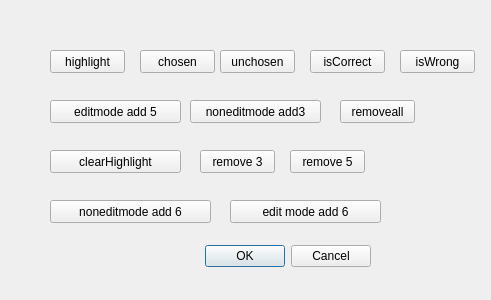
<?xml version="1.0" encoding="UTF-8"?>
<ui version="4.0">
 <class>TestGridBtn</class>
 <widget class="QDialog" name="TestGridBtn">
  <property name="geometry">
   <rect>
    <x>0</x>
    <y>0</y>
    <width>491</width>
    <height>300</height>
   </rect>
  </property>
  <property name="windowTitle">
   <string>Dialog</string>
  </property>
  <widget class="QDialogButtonBox" name="buttonBox">
   <property name="geometry">
    <rect>
     <x>30</x>
     <y>240</y>
     <width>341</width>
     <height>32</height>
    </rect>
   </property>
   <property name="orientation">
    <enum>Qt::Horizontal</enum>
   </property>
   <property name="standardButtons">
    <set>QDialogButtonBox::Cancel|QDialogButtonBox::Ok</set>
   </property>
  </widget>
  <widget class="QPushButton" name="pushButton">
   <property name="geometry">
    <rect>
     <x>50</x>
     <y>50</y>
     <width>75</width>
     <height>23</height>
    </rect>
   </property>
   <property name="text">
    <string>highlight</string>
   </property>
  </widget>
  <widget class="QPushButton" name="pushButton_2">
   <property name="geometry">
    <rect>
     <x>140</x>
     <y>50</y>
     <width>75</width>
     <height>23</height>
    </rect>
   </property>
   <property name="text">
    <string>chosen</string>
   </property>
  </widget>
  <widget class="QPushButton" name="pushButton_3">
   <property name="geometry">
    <rect>
     <x>310</x>
     <y>50</y>
     <width>75</width>
     <height>23</height>
    </rect>
   </property>
   <property name="text">
    <string>isCorrect</string>
   </property>
  </widget>
  <widget class="QPushButton" name="pushButton_4">
   <property name="geometry">
    <rect>
     <x>400</x>
     <y>50</y>
     <width>75</width>
     <height>23</height>
    </rect>
   </property>
   <property name="text">
    <string>isWrong</string>
   </property>
  </widget>
  <widget class="QPushButton" name="pushButton_5">
   <property name="geometry">
    <rect>
     <x>50</x>
     <y>100</y>
     <width>131</width>
     <height>23</height>
    </rect>
   </property>
   <property name="text">
    <string>editmode add 5</string>
   </property>
  </widget>
  <widget class="QPushButton" name="pushButton_6">
   <property name="geometry">
    <rect>
     <x>190</x>
     <y>100</y>
     <width>131</width>
     <height>23</height>
    </rect>
   </property>
   <property name="text">
    <string>noneditmode add3</string>
   </property>
  </widget>
  <widget class="QPushButton" name="pushButton_7">
   <property name="geometry">
    <rect>
     <x>340</x>
     <y>100</y>
     <width>75</width>
     <height>23</height>
    </rect>
   </property>
   <property name="text">
    <string>removeall</string>
   </property>
  </widget>
  <widget class="QPushButton" name="pushButton_8">
   <property name="geometry">
    <rect>
     <x>50</x>
     <y>150</y>
     <width>131</width>
     <height>23</height>
    </rect>
   </property>
   <property name="text">
    <string>clearHighlight</string>
   </property>
  </widget>
  <widget class="QPushButton" name="pushButton_9">
   <property name="geometry">
    <rect>
     <x>220</x>
     <y>50</y>
     <width>75</width>
     <height>23</height>
    </rect>
   </property>
   <property name="text">
    <string>unchosen</string>
   </property>
  </widget>
  <widget class="GridBtn" name="label">
   <property name="geometry">
    <rect>
     <x>400</x>
     <y>150</y>
     <width>64</width>
     <height>64</height>
    </rect>
   </property>
   <property name="text">
    <string/>
   </property>
  </widget>
  <widget class="QPushButton" name="pushButton_10">
   <property name="geometry">
    <rect>
     <x>200</x>
     <y>150</y>
     <width>75</width>
     <height>23</height>
    </rect>
   </property>
   <property name="text">
    <string>remove 3</string>
   </property>
  </widget>
  <widget class="QPushButton" name="pushButton_11">
   <property name="geometry">
    <rect>
     <x>290</x>
     <y>150</y>
     <width>75</width>
     <height>23</height>
    </rect>
   </property>
   <property name="text">
    <string>remove 5</string>
   </property>
  </widget>
  <widget class="QPushButton" name="pushButton_12">
   <property name="geometry">
    <rect>
     <x>50</x>
     <y>200</y>
     <width>161</width>
     <height>23</height>
    </rect>
   </property>
   <property name="text">
    <string>noneditmode add 6</string>
   </property>
  </widget>
  <widget class="QPushButton" name="pushButton_13">
   <property name="geometry">
    <rect>
     <x>230</x>
     <y>200</y>
     <width>151</width>
     <height>23</height>
    </rect>
   </property>
   <property name="text">
    <string>edit mode add 6</string>
   </property>
  </widget>
 </widget>
 <customwidgets>
  <customwidget>
   <class>GridBtn</class>
   <extends>QLabel</extends>
   <header location="global">UI/gridbtn.h</header>
  </customwidget>
 </customwidgets>
 <resources/>
 <connections>
  <connection>
   <sender>buttonBox</sender>
   <signal>accepted()</signal>
   <receiver>TestGridBtn</receiver>
   <slot>accept()</slot>
   <hints>
    <hint type="sourcelabel">
     <x>248</x>
     <y>254</y>
    </hint>
    <hint type="destinationlabel">
     <x>157</x>
     <y>274</y>
    </hint>
   </hints>
  </connection>
  <connection>
   <sender>buttonBox</sender>
   <signal>rejected()</signal>
   <receiver>TestGridBtn</receiver>
   <slot>reject()</slot>
   <hints>
    <hint type="sourcelabel">
     <x>316</x>
     <y>260</y>
    </hint>
    <hint type="destinationlabel">
     <x>286</x>
     <y>274</y>
    </hint>
   </hints>
  </connection>
 </connections>
</ui>
